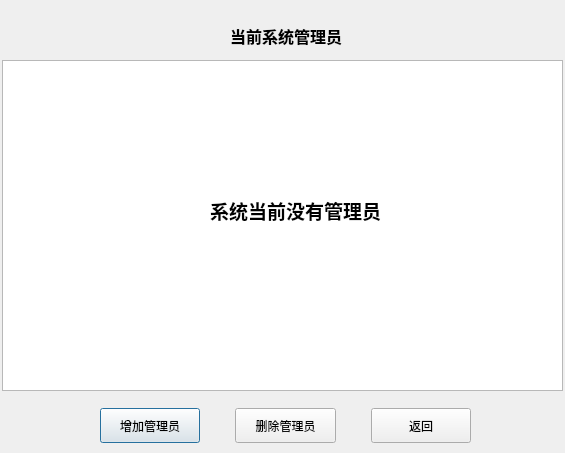
<?xml version="1.0" encoding="UTF-8"?>
<ui version="4.0">
 <class>ADDorDELManager</class>
 <widget class="QDialog" name="ADDorDELManager">
  <property name="geometry">
   <rect>
    <x>0</x>
    <y>0</y>
    <width>565</width>
    <height>453</height>
   </rect>
  </property>
  <property name="windowTitle">
   <string>Dialog</string>
  </property>
  <widget class="QLabel" name="label">
   <property name="geometry">
    <rect>
     <x>230</x>
     <y>20</y>
     <width>121</width>
     <height>31</height>
    </rect>
   </property>
   <property name="font">
    <font>
     <family>微软雅黑</family>
     <pointsize>12</pointsize>
     <weight>75</weight>
     <bold>true</bold>
    </font>
   </property>
   <property name="text">
    <string>当前系统管理员</string>
   </property>
  </widget>
  <widget class="QTableView" name="tableView">
   <property name="geometry">
    <rect>
     <x>2</x>
     <y>60</y>
     <width>561</width>
     <height>331</height>
    </rect>
   </property>
  </widget>
  <widget class="QLabel" name="label_2">
   <property name="geometry">
    <rect>
     <x>210</x>
     <y>190</y>
     <width>171</width>
     <height>41</height>
    </rect>
   </property>
   <property name="font">
    <font>
     <family>微软雅黑</family>
     <pointsize>14</pointsize>
     <weight>75</weight>
     <bold>true</bold>
    </font>
   </property>
   <property name="text">
    <string>系统当前没有管理员</string>
   </property>
  </widget>
  <widget class="QWidget" name="">
   <property name="geometry">
    <rect>
     <x>100</x>
     <y>400</y>
     <width>371</width>
     <height>51</height>
    </rect>
   </property>
   <layout class="QHBoxLayout" name="horizontalLayout">
    <property name="spacing">
     <number>35</number>
    </property>
    <item>
     <widget class="QPushButton" name="pushButton">
      <property name="minimumSize">
       <size>
        <width>0</width>
        <height>35</height>
       </size>
      </property>
      <property name="text">
       <string>增加管理员</string>
      </property>
     </widget>
    </item>
    <item>
     <widget class="QPushButton" name="pushButton_2">
      <property name="minimumSize">
       <size>
        <width>0</width>
        <height>35</height>
       </size>
      </property>
      <property name="text">
       <string>删除管理员</string>
      </property>
     </widget>
    </item>
    <item>
     <widget class="QPushButton" name="pushButton_3">
      <property name="minimumSize">
       <size>
        <width>0</width>
        <height>35</height>
       </size>
      </property>
      <property name="text">
       <string>返回</string>
      </property>
     </widget>
    </item>
   </layout>
  </widget>
 </widget>
 <resources/>
 <connections/>
</ui>
